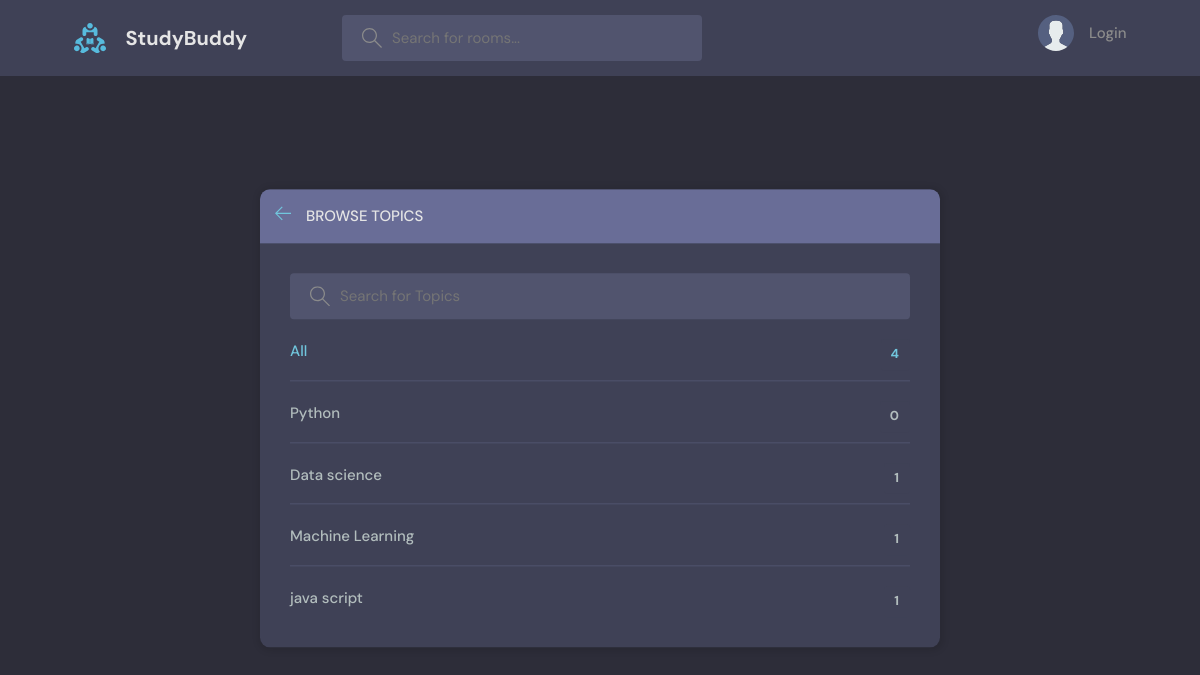
/browse-topics/, run on an earlier commit of the app's database.
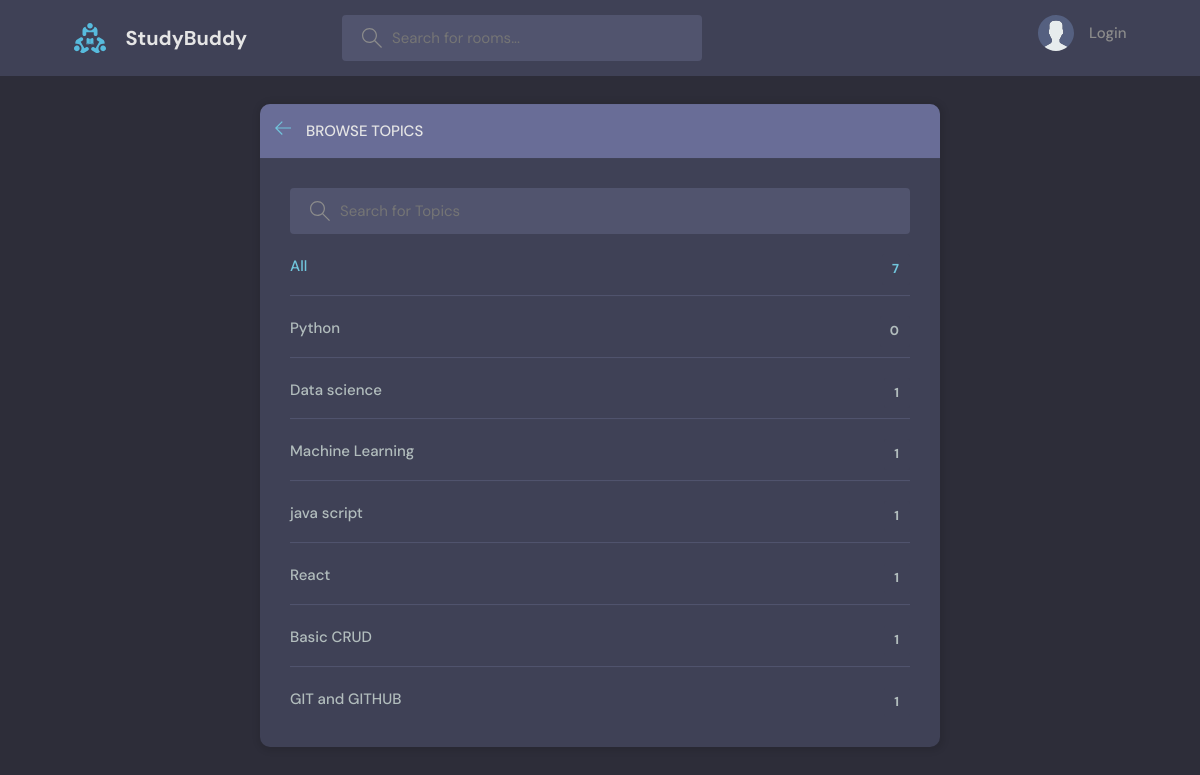
And on a later commit of the database.
### base/models.py (models this page shows, shortened)
class Topic(models.Model):
    name = models.CharField(max_length = 200)

### base/views.py (the view)
# urls.py: path('browse-topics/', views.browseTopics, name='browse-topics'),
def browseTopics(request):
    q = request.GET.get('q') if request.GET.get('q') != None else ""
    topics = Topic.objects.filter(Q(name__icontains=q))
    return render(request ,  'base/topics.html', {'topics':topics} )

### base/templates/base/topics.html (shortened to what this page needs)
{% extends 'main.html' %}
{% block content %}
    <main class="create-room layout">
      <div class="container">
        <div class="layout__box">
          <div class="layout__boxHeader">
            <div class="layout__boxTitle">
              <a href="{% url 'home' %}">
                <svg version="1.1" xmlns="http://www.w3.org/2000/svg" width="32" height="32" viewBox="0 0 32 32">
                  <title>arrow-left</title>
                  <path
                    d="M13.723 2.286l-13.723 13.714 13.719 13.714 1.616-1.611-10.96-10.96h27.625v-2.286h-27.625l10.965-10.965-1.616-1.607z"
                  ></path>
                </svg>
              </a>
              <h3>Browse Topics</h3>
            </div>
          </div>
          <div class="topics-page layout__body">
            <form class="header__search">
              <label>
                <input placeholder="Search for Topics" name =q />
              </label>
            </form>
            <ul class="topics__list">
              <li>
                <a href="{% url 'browse-topics' %}" class="active">All <span>{{topics.count}}</span></a>
              </li>
              {% for topic in topics %}
              <li>
                <a href="{% url 'home' %}?q={{topic.name}}">{{topic.name}} <span>{{topic.room_set.all.count}}</span></a>
              </li>
              {% endfor %}
            </ul>
          </div>
        </div>
      </div>
    </main>
    {% endblock content %}

### templates/main.html (shortened to what this page needs)
<!DOCTYPE html>
{% load static %}
<html lang="en">
  <head>
    <link rel="stylesheet" href="{% static 'styles/style.css' %}" />
  </head>
  <body>
     {% include "navbar.html" %}
      {% block content%}
         {% endblock content %}
  </body>
</html>

### templates/navbar.html (shortened to what this page needs)
{% load static %} {% block content %}
<header class="header header--loggedIn">
    <div class="container">
        <a href="{% url 'home' %}" class="header__logo">
            <img src="{% static 'images/logo.svg'  %}" />
            <h1>StudyBuddy</h1>
        </a>
        <form class="header__search" method="GET" action="">
            <label>
                <input type="text" name="q" placeholder="Search for rooms..." />
            </label>
        </form>
        <nav class="header__menu">
            {% if request.user.is_authenticated %}
            <div class="header__user">
                <a href="{% url 'user-profile' user.id %}">
                    <div class="avatar avatar--medium active">
                        <img
                            src="{{request.user.avatar.url}}"
                        />
                    </div>
                    <p>
                        {{request.user.username}}
                        <span>@{{request.user.username}}</span>
                    </p>
                </a>
                <button class="dropdown-button">
                    <svg
                        version="1.1"
                        xmlns="http://www.w3.org/2000/svg"
                        width="32"
                        height="32"
                        viewBox="0 0 32 32"
                    >
                        <title>chevron-down</title>
                        <path
                            d="M16 21l-13-13h-3l16 16 16-16h-3l-13 13z"
                        ></path>
                    </svg>
                </button>
            </div>
            <div class="dropdown-menu">
                <a href="{% url 'edit-user' %}" class="dropdown-link"
                    ><svg
                        version="1.1"
                        xmlns="http://www.w3.org/2000/svg"
                        width="32"
                        height="32"
                        viewBox="0 0 32 32"
                    >
                        <title>tools</title>
                        <path
                            d="M27.465 32c-1.211 0-2.35-0.471-3.207-1.328l-9.392-9.391c-2.369 0.898-4.898 0.951-7.355 0.15-3.274-1.074-5.869-3.67-6.943-6.942-0.879-2.682-0.734-5.45 0.419-8.004 0.135-0.299 0.408-0.512 0.731-0.572 0.32-0.051 0.654 0.045 0.887 0.277l5.394 5.395 3.586-3.586-5.394-5.395c-0.232-0.232-0.336-0.564-0.276-0.887s0.272-0.596 0.572-0.732c2.552-1.152 5.318-1.295 8.001-0.418 3.274 1.074 5.869 3.67 6.943 6.942 0.806 2.457 0.752 4.987-0.15 7.358l9.392 9.391c0.844 0.842 1.328 2.012 1.328 3.207-0 2.5-2.034 4.535-4.535 4.535zM15.101 19.102c0.26 0 0.516 0.102 0.707 0.293l9.864 9.863c0.479 0.479 1.116 0.742 1.793 0.742 1.398 0 2.535-1.137 2.535-2.535 0-0.668-0.27-1.322-0.742-1.793l-9.864-9.863c-0.294-0.295-0.376-0.74-0.204-1.119 0.943-2.090 1.061-4.357 0.341-6.555-0.863-2.631-3.034-4.801-5.665-5.666-1.713-0.561-3.468-0.609-5.145-0.164l4.986 4.988c0.391 0.391 0.391 1.023 0 1.414l-5 5c-0.188 0.188-0.441 0.293-0.707 0.293s-0.52-0.105-0.707-0.293l-4.987-4.988c-0.45 1.682-0.397 3.436 0.164 5.146 0.863 2.631 3.034 4.801 5.665 5.666 2.2 0.721 4.466 0.604 6.555-0.342 0.132-0.059 0.271-0.088 0.411-0.088z"
                        ></path>
                    </svg>
                    Settings</a
                >
                <a href="{% url 'logout' %}" class="dropdown-link"
                    ><svg
                        version="1.1"
                        xmlns="http://www.w3.org/2000/svg"
                        width="32"
                        height="32"
                        viewBox="0 0 32 32"
                    >
                        <title>sign-out</title>
                        <path
                            d="M3 0h22c0.553 0 1 0 1 0.553l-0 3.447h-2v-2h-20v28h20v-2h2l0 3.447c0 0.553-0.447 0.553-1 0.553h-22c-0.553 0-1-0.447-1-1v-30c0-0.553 0.447-1 1-1z"
                        ></path>
                        <path
                            d="M21.879 21.293l1.414 1.414 6.707-6.707-6.707-6.707-1.414 1.414 4.293 4.293h-14.172v2h14.172l-4.293 4.293z"
                        ></path>
                    </svg>
                    Logout</a
                >
            </div>
            {% else %}
            <a href="{% url 'login' %}">
                <img src="{% static 'images/avatar.svg' %}" />
                <p>Login</p>
            </a>
            {% endif %}
        </nav>
    </div>
</header>
{% endblock content %}

### static/styles/style.css (style rules this page uses)
:root { --color-main: #71c6dd; --color-main-light: #e1f6fb; --color-dark: #3f4156; --color-dark-medium: #51546e; --color-dark-light: #696d97; --color-light: #e5e5e5; --color-gray: #8b8b8b; --color-light-gray: #b2bdbd; --color-bg: #2d2d39; --color-success: #5dd693; --color-error: #fc4b0b; }
* { font-family: "DM Sans", -apple-system, BlinkMacSystemFont, "Segoe UI", Roboto, Oxygen, Ubuntu, Cantarell, "Open Sans", "Helvetica Neue", sans-serif; margin: 0; padding: 0; box-sizing: border-box; text-rendering: optimizeLegibility; font-size: inherit; }
html { font-size: 56.25%; }
@media only screen and (min-width: 1200px) { html { font-size: 62.5%; } }
body { line-height: 1.6; font-weight: 400; font-size: 1.5rem; color: var(--color-light-gray); background-color: var(--color-bg); min-height: 100vh; }
img { width: 100%; }
a { display: inline-block; color: var(--color-main); text-decoration: none; }
.container { max-width: 120rem; width: 90%; margin: auto; }
.header { padding: 1.5rem; background-color: var(--color-dark); }
.header > .container { display: flex; gap: 9.5rem; }
.header__logo, .header__user { display: flex; gap: 2rem; align-items: center; }
.header__logo > img { height: 3.2rem; width: 3.2rem; }
.header__logo > h1 { font-weight: 700; font-size: 2rem; color: var(--color-light); }
.header__search > label { background-color: var(--color-dark-medium); padding: 1.3rem 1rem; display: flex; align-items: center; gap: 1rem; border-radius: 4px; }
.header__search svg { fill: var(--color-gray); width: 2rem; height: 2rem; margin-left: 1rem; }
.header__search input { width: 30rem; background: transparent; border: none; outline: none; color: var(--color-light); }
.header__menu { margin-left: auto; position: relative; }
.header__menu a { display: flex; gap: 1.5rem; align-items: center; font-weight: 500; text-decoration: none; color: var(--color-gray); }
.header__menu img { height: 3.6rem; }
.header__menu p { line-height: 1.2; }
.layout { margin-top: 2.4rem; }
.layout > .container { display: flex; justify-content: space-between; align-items: flex-start; }
.layout__box { width: 90%; max-width: 48rem; min-height: 40rem; position: absolute; top: 50%; left: 50%; transform: translate(-50%, -46%); background-color: var(--color-dark); border-radius: 1rem; box-shadow: 1px 1px 6px 3px rgba(0, 0, 0, 0.1); overflow: hidden; }
.layout__boxHeader { display: flex; padding: 1.5rem; background-color: var(--color-dark-light); }
.layout__boxTitle { display: flex; gap: 1.5rem; align-items: center; }
.layout__boxTitle h3 { text-transform: uppercase; font-weight: 500; color: var(--color-light); }
.layout__boxTitle svg { width: 1.6rem; height: 1.6rem; fill: var(--color-main); }
.layout__body { margin: 3rem; }
.topics__list { list-style: none; }
.topics__list li a { display: flex; justify-content: space-between; margin-bottom: 3rem; font-weight: 500; color: var(--color-light-gray); transition: all 0.3s ease-in-out; }
.topics__list li a.active, .topics__list li a:hover { color: var(--color-main); }
.topics__list li a span { padding: 0.5rem 1rem; background-color: var(--color-dark); border-radius: 3px; font-size: 1.3rem; font-weight: 700; letter-spacing: 1px; }
.topics-page .topics__list li:not(:last-child) a { margin: 2rem 0; padding-bottom: 1rem; text-decoration: none; border-bottom: 1px solid var(--color-dark-medium); }
.topics-page .header__search { display: block; }
.create-room.layout .layout__box { max-width: 68rem; }

What changed in the data, as far as the page shows it:
added Topic: name "React", room_set.all.count "1"
added Topic: name "Basic CRUD", room_set.all.count "1"
added Topic: name "GIT and GITHUB", room_set.all.count "1"
Also different on the page:
{{ topics.count }}: "4" → "7"
